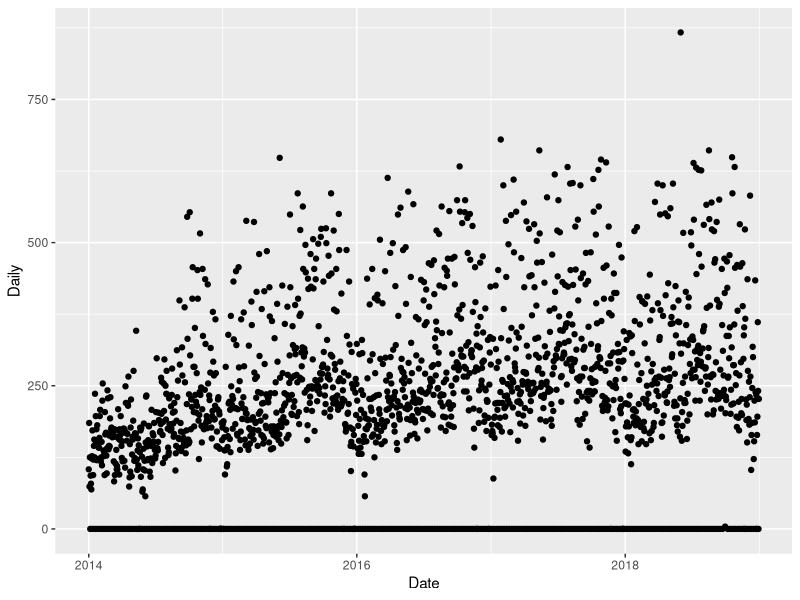
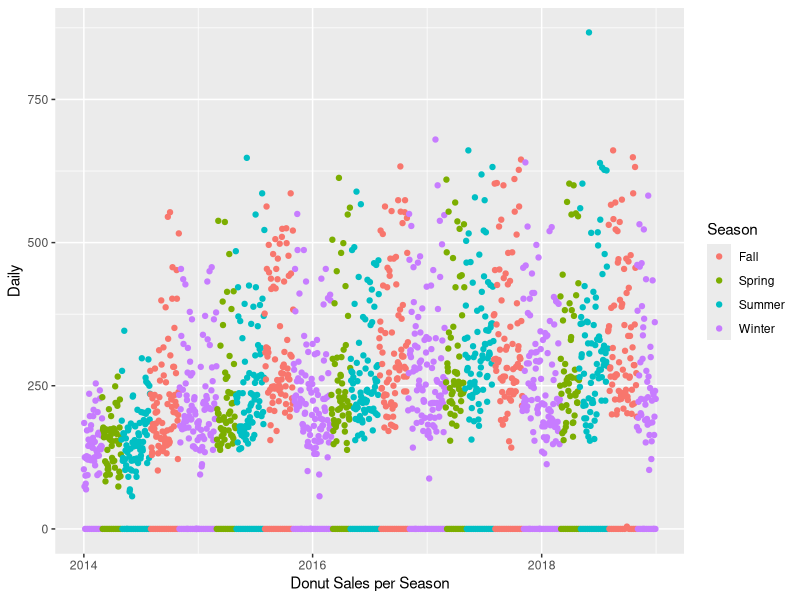
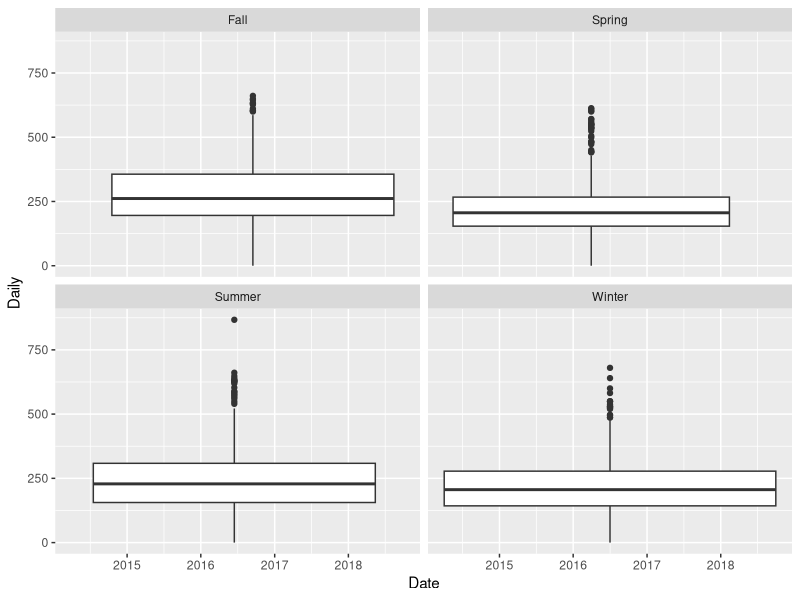

Write the R code that produced these figures, in order.
## ---- chunk 1
knitr::opts_chunk$set(echo = TRUE)
library(tidyverse)
library(lubridate)
## ---- chunk 2
donuts <- read.csv("./tidydonuts.csv")
glimpse(donuts)
## ---- chunk 3
donuts$Date <- as.Date(donuts$Date, format = "%m/%d/%Y")
donuts$Dozen <- as.numeric(sub('\\$','',as.character(donuts$Dozen)))
donuts$Single <- as.numeric(sub('\\$','',as.character(donuts$Single)))
donuts$HalfDozen <- as.numeric(sub('\\$','',as.character(donuts$HalfDozen)))
glimpse(donuts)
## ---- chunk 4
donuts <- donuts %>% 
  mutate(Daily = round(((Dozen/14.75)*12) + (Single/1.64) + ((HalfDozen/8.2)*6)))
glimpse(donuts)
## ---- chunk 5
donuts %>% 
  summarize("Total Sold" = sum(Daily),
            "Total Sales" = sum(Dozen) + sum(Single) + sum(HalfDozen))
## ---- chunk 6
donuts %>%
  ggplot(aes(Date, Daily)) +
  geom_point()
## ---- chunk 7
donuts_ms <- donuts %>%
  mutate(Year = ordered(as.factor(paste(year(Date)))),
         Month = ordered(as.factor(paste(month(Date), year(Date), sep = "/"))),
         Season = as.factor(ifelse(Month %in% c("8/2014", "9/2014", "10/2014", "8/2015","9/2015", "10/2015", "8/2016", "9/2016", "10/2016", "8/2017", "9/2017", "10/2017", "8/2018", "9/2018", "10/2018"), "Fall",
                  ifelse(Month %in% c("11/2014", "12/2014", "1/2014", "2/2014", "11/2015", "12/2015", "1/2015", "2/2015", "11/2016", "12/2016", "1/2016", "2/2016", "11/2017", "12/2017", "1/2017", "2/2017", "11/2018", "12/2018", "1/2018", "2/2018"), "Winter",
                  ifelse(Month %in% c("3/2014", "4/2014", "3/2015", "4/2015", "3/2016", "4/2016", "3/2017", "4/2017", "3/2018", "4/2018"), "Spring", "Summer")))))
## ---- chunk 8
donuts_ms %>% 
  ggplot(aes(Date, Daily, color = Season)) +
  geom_point() +
  labs(x = "Donut Sales per Season")
## ---- chunk 9
donuts_ms %>% 
  ggplot(aes(Date, Daily)) +
  geom_boxplot() +
  facet_wrap(~ Season)
## ---- chunk 10
donuts_ms %>% 
  group_by(Season) %>% 
  summarize(Total = sum(Daily))
